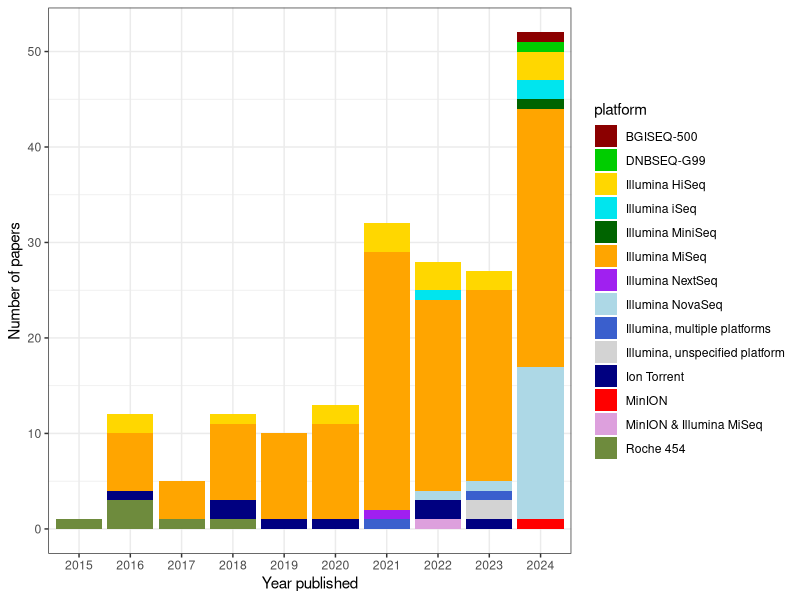
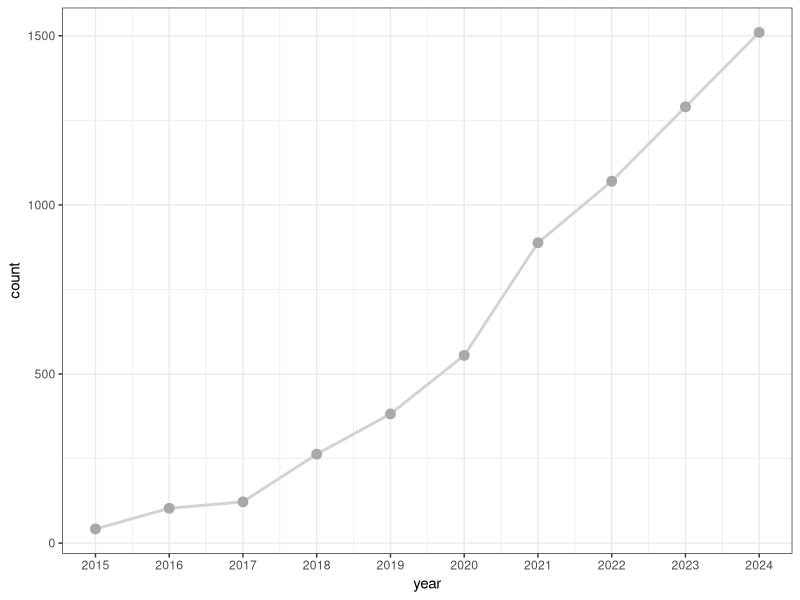
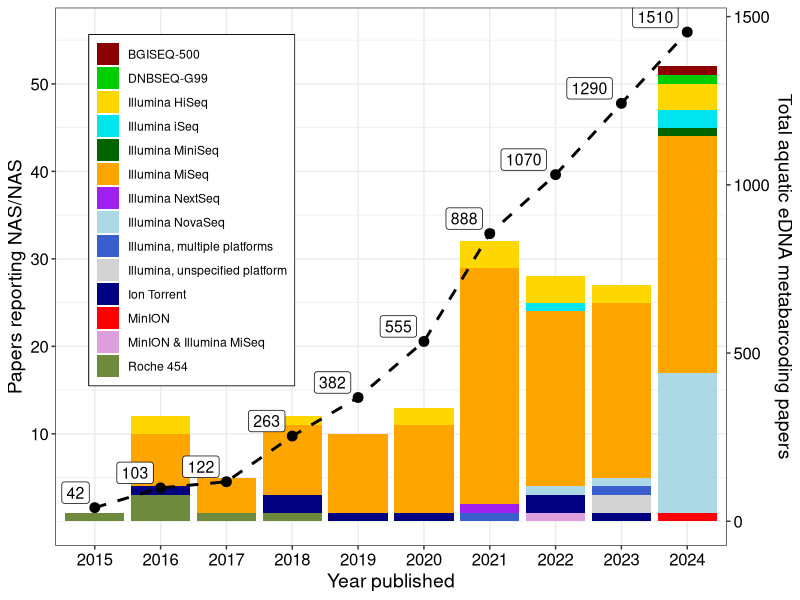

Here is the R script that generated these plots, in order:
#show platform and number of papers by year for NAS detection using eDNA metabarcoding

library(ggplot2)
library(dplyr)
library(cowplot)
setwd("/Users/ann.holmes/Desktop/github/ais-metabarcoding-review")

#results of the search: aquatic AND "eDNA metabarcoding" plus NAS/NAS terms
#2 papers used 3 platforms, 1 paper used 2 platforms; all the rest used 1 platform
#total 192 papers (and 197 records if counting papers using multiple platforms more than once)
paper_count_NAS_platform_year <- read.csv("NAS_aquatic_eDNAmb_platform_count_year.csv")

#results of the search: aquatic AND "eDNA metabarcoding" without NAS/NAS terms
paper_count_year <- read.csv("total_aquatic_eDNAmb_year.csv")

cols <- c("red4", "green3", "gold1", "turquoise2", 
          "darkgreen","orange", "purple", "lightblue", "royalblue3",
          "lightgray", "navy", "red", "plum","darkolivegreen4")

#plot1 
ggplot(paper_count_NAS_platform_year) +
  geom_bar(aes(x = factor(year), y = count, fill = platform), 
           position = "stack", stat = "identity") +
  theme_bw()+
  xlab("Year published")+
  ylab("Number of papers")+
  scale_fill_manual(values=cols)

#plot2
ggplot(paper_count_year, aes(x = year, y = count)) +
  geom_line(color = "lightgray", size = 1) +   # Add line with color and thickness
  geom_point(color = "darkgray", size = 3) +  # Add dots with color and size
  theme_bw()+
  scale_x_continuous(breaks = 2015:2024, 
                     labels = 2015:2024) 

#combine plots
p1 <- ggplot() +
  geom_bar(data = paper_count_NAS_platform_year, #bar chart layer
         aes(x = factor(year), y = count, fill = platform), 
         position = "stack", stat = "identity") +
  geom_line(data = paper_count_year, #line plot layer with connected points
          aes(x = factor(year), y = count / 27, group = 1),  
          color = "black", size = 1, linetype = "dashed") +  
  geom_point(data = paper_count_year, 
           aes(x = factor(year), y = count / 27), 
           color = "black", size = 3) +
  geom_label(data = paper_count_year, #add text labels to the points on the line plot
           aes(x = factor(year), y = count / 27, label = count), 
           vjust = -0.2,  #move text slightly upward
           hjust = 1.2,  #move text to the left
           color = "black", 
           size = 4,
           fill = "white",  #white box behind text
           label.size = 0.25) +  #border around text box
  theme_bw() + #labels, themes, and scales
  xlab("Year published") +
  ylab("Papers reporting NAS/NAS") +  #Y-axis for bar chart values
  scale_fill_manual(values = cols) +  #cstom fill colors for bar chart
  scale_x_discrete(breaks = 2015:2024, labels = 2015:2024) +
  scale_y_continuous(name = "Papers reporting NAS/NAS",
                     breaks = seq(10, 60, by = 10), 
                     labels = seq(10, 60, by = 10),
                     sec.axis = sec_axis(transform = ~ . * 26, 
                                         name = "Total aquatic eDNA metabarcoding papers")) +
  theme(axis.title.y = element_text(color = "black", size = 14),
      axis.text.y = element_text(color = "black", size = 12),
      axis.title.x = element_text(color = "black", size = 14),
      axis.text.x = element_text(color = "black", size = 12),
      legend.title = element_blank(),
      legend.position = c(0.05, 0.95), 
      legend.justification = c(0,1),
      legend.background = element_rect(fill = "white", color = "black", linewidth = 0.25),
      legend.box.background = element_rect(color = "black", linewidth = 0.25))

p1

save_plot("NAS_eDNAmb_papers_platform_by_year_plot.jpg", 
          p1,
          base_width = 9,
          base_height = 8,
          dpi=300)


                
